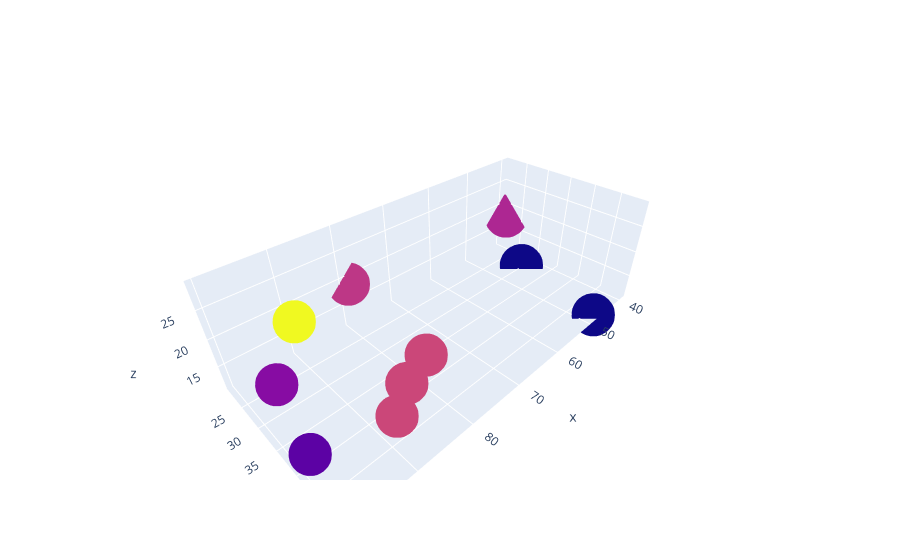

Notebook code cell kept with this figure:
### Code cell
x=np.random.randint(40,100,10)
y=np.random.randint(20,50,10)
z=np.random.randint(10,30,10)

trace=go.Scatter3d(x=x,y=y,z=z,mode="markers",
                  marker_color=z,
                  marker_size=15)
go.Figure(trace)

### Figure 1 — Plotly figure (JSON) as saved in the notebook; plotly's stock layout.template omitted (floating-point values rounded to 4 significant figures)
{"data": [{"marker": {"color": [16, 20, 11, 19, 11, 20, 14, 29, 20, 18], "size": 15}, "mode": "markers", "type": "scatter3d", "x": [97, 87, 44, 79, 48, 91, 99, 95, 82, 40], "y": [30, 45, 30, 21, 49, 48, 41, 36, 43, 22], "z": [16, 20, 11, 19, 11, 20, 14, 29, 20, 18]}], "layout": {"autosize": true, "scene": {"aspectmode": "auto", "aspectratio": {"x": 1.904, "y": 0.9038, "z": 0.581}}}}
